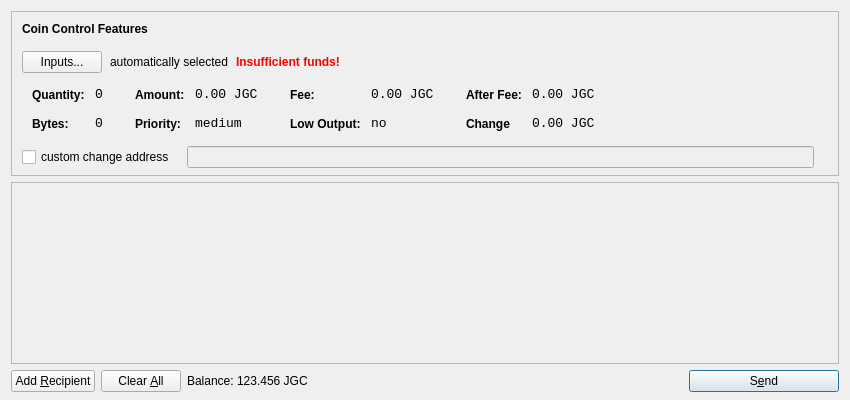
<?xml version="1.0" encoding="UTF-8"?>
<ui version="4.0">
 <class>SendCoinsDialog</class>
 <widget class="QDialog" name="SendCoinsDialog">
  <property name="geometry">
   <rect>
    <x>0</x>
    <y>0</y>
    <width>850</width>
    <height>400</height>
   </rect>
  </property>
  <property name="windowTitle">
   <string>Send Coins</string>
  </property>
  <layout class="QVBoxLayout" name="verticalLayout" stretch="0,1,0">
   <property name="bottomMargin">
    <number>8</number>
   </property>
   <item>
    <widget class="QFrame" name="frameCoinControl">
     <property name="sizePolicy">
      <sizepolicy hsizetype="Expanding" vsizetype="Expanding">
       <horstretch>0</horstretch>
       <verstretch>0</verstretch>
      </sizepolicy>
     </property>
     <property name="maximumSize">
      <size>
       <width>16777215</width>
       <height>16777215</height>
      </size>
     </property>
     <property name="frameShape">
      <enum>QFrame::StyledPanel</enum>
     </property>
     <property name="frameShadow">
      <enum>QFrame::Sunken</enum>
     </property>
     <layout class="QVBoxLayout" name="verticalLayoutCoinControl2">
      <property name="spacing">
       <number>-1</number>
      </property>
      <property name="leftMargin">
       <number>0</number>
      </property>
      <property name="topMargin">
       <number>0</number>
      </property>
      <property name="rightMargin">
       <number>0</number>
      </property>
      <property name="bottomMargin">
       <number>6</number>
      </property>
      <item>
       <layout class="QVBoxLayout" name="verticalLayoutCoinControl" stretch="0,0,0,0,1">
        <property name="spacing">
         <number>0</number>
        </property>
        <property name="leftMargin">
         <number>10</number>
        </property>
        <property name="topMargin">
         <number>10</number>
        </property>
        <item>
         <layout class="QHBoxLayout" name="horizontalLayoutCoinControl1">
          <property name="bottomMargin">
           <number>15</number>
          </property>
          <item>
           <widget class="QLabel" name="labelCoinControlFeatures">
            <property name="sizePolicy">
             <sizepolicy hsizetype="Preferred" vsizetype="Maximum">
              <horstretch>0</horstretch>
              <verstretch>0</verstretch>
             </sizepolicy>
            </property>
            <property name="font">
             <font>
              <weight>75</weight>
              <bold>true</bold>
             </font>
            </property>
            <property name="styleSheet">
             <string notr="true">font-weight:bold;</string>
            </property>
            <property name="text">
             <string>Coin Control Features</string>
            </property>
           </widget>
          </item>
         </layout>
        </item>
        <item>
         <layout class="QHBoxLayout" name="horizontalLayoutCoinControl2" stretch="0,0,0,0">
          <property name="spacing">
           <number>8</number>
          </property>
          <property name="bottomMargin">
           <number>10</number>
          </property>
          <item>
           <widget class="QPushButton" name="pushButtonCoinControl">
            <property name="styleSheet">
             <string notr="true"/>
            </property>
            <property name="text">
             <string>Inputs...</string>
            </property>
           </widget>
          </item>
          <item>
           <widget class="QLabel" name="labelCoinControlAutomaticallySelected">
            <property name="text">
             <string>automatically selected</string>
            </property>
            <property name="margin">
             <number>5</number>
            </property>
           </widget>
          </item>
          <item>
           <widget class="QLabel" name="labelCoinControlInsuffFunds">
            <property name="font">
             <font>
              <weight>75</weight>
              <bold>true</bold>
             </font>
            </property>
            <property name="styleSheet">
             <string notr="true">color:red;font-weight:bold;</string>
            </property>
            <property name="text">
             <string>Insufficient funds!</string>
            </property>
            <property name="margin">
             <number>5</number>
            </property>
           </widget>
          </item>
          <item>
           <spacer name="horizontalSpacerCoinControl">
            <property name="orientation">
             <enum>Qt::Horizontal</enum>
            </property>
            <property name="sizeHint" stdset="0">
             <size>
              <width>40</width>
              <height>1</height>
             </size>
            </property>
           </spacer>
          </item>
         </layout>
        </item>
        <item>
         <widget class="QWidget" name="widgetCoinControl" native="true">
          <property name="sizePolicy">
           <sizepolicy hsizetype="Preferred" vsizetype="Preferred">
            <horstretch>0</horstretch>
            <verstretch>0</verstretch>
           </sizepolicy>
          </property>
          <property name="minimumSize">
           <size>
            <width>0</width>
            <height>0</height>
           </size>
          </property>
          <property name="styleSheet">
           <string notr="true"/>
          </property>
          <layout class="QHBoxLayout" name="horizontalLayoutCoinControl5">
           <property name="margin">
            <number>0</number>
           </property>
           <item>
            <layout class="QHBoxLayout" name="horizontalLayoutCoinControl3" stretch="0,0,0,1">
             <property name="spacing">
              <number>20</number>
             </property>
             <property name="topMargin">
              <number>0</number>
             </property>
             <property name="bottomMargin">
              <number>10</number>
             </property>
             <item>
              <layout class="QFormLayout" name="formLayoutCoinControl1">
               <property name="horizontalSpacing">
                <number>10</number>
               </property>
               <property name="verticalSpacing">
                <number>14</number>
               </property>
               <property name="leftMargin">
                <number>10</number>
               </property>
               <property name="topMargin">
                <number>4</number>
               </property>
               <property name="rightMargin">
                <number>6</number>
               </property>
               <item row="0" column="0">
                <widget class="QLabel" name="labelCoinControlQuantityText">
                 <property name="styleSheet">
                  <string notr="true">font-weight:bold;</string>
                 </property>
                 <property name="text">
                  <string>Quantity:</string>
                 </property>
                 <property name="margin">
                  <number>0</number>
                 </property>
                </widget>
               </item>
               <item row="0" column="1">
                <widget class="QLabel" name="labelCoinControlQuantity">
                 <property name="font">
                  <font>
                   <family>Monospace</family>
                   <pointsize>10</pointsize>
                  </font>
                 </property>
                 <property name="cursor">
                  <cursorShape>IBeamCursor</cursorShape>
                 </property>
                 <property name="contextMenuPolicy">
                  <enum>Qt::ActionsContextMenu</enum>
                 </property>
                 <property name="text">
                  <string>0</string>
                 </property>
                 <property name="margin">
                  <number>0</number>
                 </property>
                 <property name="textInteractionFlags">
                  <set>Qt::LinksAccessibleByMouse|Qt::TextSelectableByKeyboard|Qt::TextSelectableByMouse</set>
                 </property>
                </widget>
               </item>
               <item row="1" column="0">
                <widget class="QLabel" name="labelCoinControlBytesText">
                 <property name="styleSheet">
                  <string notr="true">font-weight:bold;</string>
                 </property>
                 <property name="text">
                  <string>Bytes:</string>
                 </property>
                </widget>
               </item>
               <item row="1" column="1">
                <widget class="QLabel" name="labelCoinControlBytes">
                 <property name="font">
                  <font>
                   <family>Monospace</family>
                   <pointsize>10</pointsize>
                  </font>
                 </property>
                 <property name="cursor">
                  <cursorShape>IBeamCursor</cursorShape>
                 </property>
                 <property name="contextMenuPolicy">
                  <enum>Qt::ActionsContextMenu</enum>
                 </property>
                 <property name="text">
                  <string>0</string>
                 </property>
                 <property name="textInteractionFlags">
                  <set>Qt::LinksAccessibleByMouse|Qt::TextSelectableByKeyboard|Qt::TextSelectableByMouse</set>
                 </property>
                </widget>
               </item>
              </layout>
             </item>
             <item>
              <layout class="QFormLayout" name="formLayoutCoinControl2">
               <property name="horizontalSpacing">
                <number>10</number>
               </property>
               <property name="verticalSpacing">
                <number>14</number>
               </property>
               <property name="leftMargin">
                <number>6</number>
               </property>
               <property name="topMargin">
                <number>4</number>
               </property>
               <property name="rightMargin">
                <number>6</number>
               </property>
               <item row="0" column="0">
                <widget class="QLabel" name="labelCoinControlAmountText">
                 <property name="styleSheet">
                  <string notr="true">font-weight:bold;</string>
                 </property>
                 <property name="text">
                  <string>Amount:</string>
                 </property>
                 <property name="margin">
                  <number>0</number>
                 </property>
                </widget>
               </item>
               <item row="0" column="1">
                <widget class="QLabel" name="labelCoinControlAmount">
                 <property name="font">
                  <font>
                   <family>Monospace</family>
                   <pointsize>10</pointsize>
                  </font>
                 </property>
                 <property name="cursor">
                  <cursorShape>IBeamCursor</cursorShape>
                 </property>
                 <property name="contextMenuPolicy">
                  <enum>Qt::ActionsContextMenu</enum>
                 </property>
                 <property name="text">
                  <string>0.00 JGC</string>
                 </property>
                 <property name="textInteractionFlags">
                  <set>Qt::LinksAccessibleByMouse|Qt::TextSelectableByKeyboard|Qt::TextSelectableByMouse</set>
                 </property>
                </widget>
               </item>
               <item row="1" column="0">
                <widget class="QLabel" name="labelCoinControlPriorityText">
                 <property name="styleSheet">
                  <string notr="true">font-weight:bold;</string>
                 </property>
                 <property name="text">
                  <string>Priority:</string>
                 </property>
                </widget>
               </item>
               <item row="1" column="1">
                <widget class="QLabel" name="labelCoinControlPriority">
                 <property name="font">
                  <font>
                   <family>Monospace</family>
                   <pointsize>10</pointsize>
                  </font>
                 </property>
                 <property name="cursor">
                  <cursorShape>IBeamCursor</cursorShape>
                 </property>
                 <property name="contextMenuPolicy">
                  <enum>Qt::ActionsContextMenu</enum>
                 </property>
                 <property name="text">
                  <string>medium</string>
                 </property>
                 <property name="textInteractionFlags">
                  <set>Qt::LinksAccessibleByMouse|Qt::TextSelectableByKeyboard|Qt::TextSelectableByMouse</set>
                 </property>
                </widget>
               </item>
              </layout>
             </item>
             <item>
              <layout class="QFormLayout" name="formLayoutCoinControl3">
               <property name="horizontalSpacing">
                <number>10</number>
               </property>
               <property name="verticalSpacing">
                <number>14</number>
               </property>
               <property name="leftMargin">
                <number>6</number>
               </property>
               <property name="topMargin">
                <number>4</number>
               </property>
               <property name="rightMargin">
                <number>6</number>
               </property>
               <item row="0" column="0">
                <widget class="QLabel" name="labelCoinControlFeeText">
                 <property name="styleSheet">
                  <string notr="true">font-weight:bold;</string>
                 </property>
                 <property name="text">
                  <string>Fee:</string>
                 </property>
                 <property name="margin">
                  <number>0</number>
                 </property>
                </widget>
               </item>
               <item row="0" column="1">
                <widget class="QLabel" name="labelCoinControlFee">
                 <property name="font">
                  <font>
                   <family>Monospace</family>
                   <pointsize>10</pointsize>
                  </font>
                 </property>
                 <property name="cursor">
                  <cursorShape>IBeamCursor</cursorShape>
                 </property>
                 <property name="contextMenuPolicy">
                  <enum>Qt::ActionsContextMenu</enum>
                 </property>
                 <property name="text">
                  <string>0.00 JGC</string>
                 </property>
                 <property name="textInteractionFlags">
                  <set>Qt::LinksAccessibleByMouse|Qt::TextSelectableByKeyboard|Qt::TextSelectableByMouse</set>
                 </property>
                </widget>
               </item>
               <item row="1" column="0">
                <widget class="QLabel" name="labelCoinControlLowOutputText">
                 <property name="styleSheet">
                  <string notr="true">font-weight:bold;</string>
                 </property>
                 <property name="text">
                  <string>Low Output:</string>
                 </property>
                </widget>
               </item>
               <item row="1" column="1">
                <widget class="QLabel" name="labelCoinControlLowOutput">
                 <property name="font">
                  <font>
                   <family>Monospace</family>
                   <pointsize>10</pointsize>
                  </font>
                 </property>
                 <property name="cursor">
                  <cursorShape>IBeamCursor</cursorShape>
                 </property>
                 <property name="contextMenuPolicy">
                  <enum>Qt::ActionsContextMenu</enum>
                 </property>
                 <property name="text">
                  <string>no</string>
                 </property>
                 <property name="textInteractionFlags">
                  <set>Qt::LinksAccessibleByMouse|Qt::TextSelectableByKeyboard|Qt::TextSelectableByMouse</set>
                 </property>
                </widget>
               </item>
              </layout>
             </item>
             <item>
              <layout class="QFormLayout" name="formLayoutCoinControl4">
               <property name="horizontalSpacing">
                <number>10</number>
               </property>
               <property name="verticalSpacing">
                <number>14</number>
               </property>
               <property name="leftMargin">
                <number>6</number>
               </property>
               <property name="topMargin">
                <number>4</number>
               </property>
               <property name="rightMargin">
                <number>6</number>
               </property>
               <item row="0" column="0">
                <widget class="QLabel" name="labelCoinControlAfterFeeText">
                 <property name="styleSheet">
                  <string notr="true">font-weight:bold;</string>
                 </property>
                 <property name="text">
                  <string>After Fee:</string>
                 </property>
                 <property name="margin">
                  <number>0</number>
                 </property>
                </widget>
               </item>
               <item row="0" column="1">
                <widget class="QLabel" name="labelCoinControlAfterFee">
                 <property name="font">
                  <font>
                   <family>Monospace</family>
                   <pointsize>10</pointsize>
                  </font>
                 </property>
                 <property name="cursor">
                  <cursorShape>IBeamCursor</cursorShape>
                 </property>
                 <property name="contextMenuPolicy">
                  <enum>Qt::ActionsContextMenu</enum>
                 </property>
                 <property name="text">
                  <string>0.00 JGC</string>
                 </property>
                 <property name="textInteractionFlags">
                  <set>Qt::LinksAccessibleByMouse|Qt::TextSelectableByKeyboard|Qt::TextSelectableByMouse</set>
                 </property>
                </widget>
               </item>
               <item row="1" column="0">
                <widget class="QLabel" name="labelCoinControlChangeText">
                 <property name="styleSheet">
                  <string notr="true">font-weight:bold;</string>
                 </property>
                 <property name="text">
                  <string>Change</string>
                 </property>
                </widget>
               </item>
               <item row="1" column="1">
                <widget class="QLabel" name="labelCoinControlChange">
                 <property name="font">
                  <font>
                   <family>Monospace</family>
                   <pointsize>10</pointsize>
                  </font>
                 </property>
                 <property name="cursor">
                  <cursorShape>IBeamCursor</cursorShape>
                 </property>
                 <property name="contextMenuPolicy">
                  <enum>Qt::ActionsContextMenu</enum>
                 </property>
                 <property name="text">
                  <string>0.00 JGC</string>
                 </property>
                 <property name="textInteractionFlags">
                  <set>Qt::LinksAccessibleByMouse|Qt::TextSelectableByKeyboard|Qt::TextSelectableByMouse</set>
                 </property>
                </widget>
               </item>
              </layout>
             </item>
            </layout>
           </item>
          </layout>
         </widget>
        </item>
        <item>
         <layout class="QHBoxLayout" name="horizontalLayoutCoinControl4" stretch="0,0,0">
          <property name="spacing">
           <number>12</number>
          </property>
          <property name="sizeConstraint">
           <enum>QLayout::SetDefaultConstraint</enum>
          </property>
          <property name="topMargin">
           <number>5</number>
          </property>
          <property name="rightMargin">
           <number>5</number>
          </property>
          <item>
           <widget class="QCheckBox" name="checkBoxCoinControlChange">
            <property name="text">
             <string>custom change address</string>
            </property>
           </widget>
          </item>
          <item>
           <widget class="QLineEdit" name="lineEditCoinControlChange">
            <property name="enabled">
             <bool>false</bool>
            </property>
            <property name="sizePolicy">
             <sizepolicy hsizetype="Expanding" vsizetype="Fixed">
              <horstretch>0</horstretch>
              <verstretch>0</verstretch>
             </sizepolicy>
            </property>
           </widget>
          </item>
          <item>
           <widget class="QLabel" name="labelCoinControlChangeLabel">
            <property name="sizePolicy">
             <sizepolicy hsizetype="Preferred" vsizetype="Expanding">
              <horstretch>0</horstretch>
              <verstretch>0</verstretch>
             </sizepolicy>
            </property>
            <property name="minimumSize">
             <size>
              <width>0</width>
              <height>0</height>
             </size>
            </property>
            <property name="text">
             <string/>
            </property>
            <property name="margin">
             <number>3</number>
            </property>
           </widget>
          </item>
         </layout>
        </item>
        <item>
         <spacer name="verticalSpacerCoinControl">
          <property name="orientation">
           <enum>Qt::Vertical</enum>
          </property>
          <property name="sizeHint" stdset="0">
           <size>
            <width>800</width>
            <height>1</height>
           </size>
          </property>
         </spacer>
        </item>
       </layout>
      </item>
     </layout>
    </widget>
   </item>
   <item>
    <widget class="QScrollArea" name="scrollArea">
     <property name="widgetResizable">
      <bool>true</bool>
     </property>
     <widget class="QWidget" name="scrollAreaWidgetContents">
      <property name="geometry">
       <rect>
        <x>0</x>
        <y>0</y>
        <width>830</width>
        <height>165</height>
       </rect>
      </property>
      <layout class="QVBoxLayout" name="verticalLayout_2">
       <property name="margin">
        <number>0</number>
       </property>
       <item>
        <layout class="QVBoxLayout" name="entries">
         <property name="spacing">
          <number>6</number>
         </property>
        </layout>
       </item>
       <item>
        <spacer name="verticalSpacer">
         <property name="orientation">
          <enum>Qt::Vertical</enum>
         </property>
         <property name="sizeHint" stdset="0">
          <size>
           <width>20</width>
           <height>40</height>
          </size>
         </property>
        </spacer>
       </item>
      </layout>
     </widget>
    </widget>
   </item>
   <item>
    <layout class="QHBoxLayout" name="horizontalLayout">
     <item>
      <widget class="QPushButton" name="addButton">
       <property name="toolTip">
        <string>Send to multiple recipients at once</string>
       </property>
       <property name="text">
        <string>Add &amp;Recipient</string>
       </property>
       <property name="autoDefault">
        <bool>false</bool>
       </property>
      </widget>
     </item>
     <item>
      <widget class="QPushButton" name="clearButton">
       <property name="sizePolicy">
        <sizepolicy hsizetype="Minimum" vsizetype="Fixed">
         <horstretch>0</horstretch>
         <verstretch>0</verstretch>
        </sizepolicy>
       </property>
       <property name="toolTip">
        <string>Remove all transaction fields</string>
       </property>
       <property name="text">
        <string>Clear &amp;All</string>
       </property>
       <property name="autoRepeatDelay">
        <number>300</number>
       </property>
       <property name="autoDefault">
        <bool>false</bool>
       </property>
      </widget>
     </item>
     <item>
      <layout class="QHBoxLayout" name="horizontalLayout_2">
       <property name="spacing">
        <number>3</number>
       </property>
       <item>
        <widget class="QLabel" name="label">
         <property name="sizePolicy">
          <sizepolicy hsizetype="Preferred" vsizetype="Fixed">
           <horstretch>0</horstretch>
           <verstretch>0</verstretch>
          </sizepolicy>
         </property>
         <property name="text">
          <string>Balance:</string>
         </property>
        </widget>
       </item>
       <item>
        <widget class="QLabel" name="labelBalance">
         <property name="sizePolicy">
          <sizepolicy hsizetype="Preferred" vsizetype="Fixed">
           <horstretch>0</horstretch>
           <verstretch>0</verstretch>
          </sizepolicy>
         </property>
         <property name="cursor">
          <cursorShape>IBeamCursor</cursorShape>
         </property>
         <property name="text">
          <string>123.456 JGC</string>
         </property>
         <property name="textInteractionFlags">
          <set>Qt::LinksAccessibleByMouse|Qt::TextSelectableByKeyboard|Qt::TextSelectableByMouse</set>
         </property>
        </widget>
       </item>
      </layout>
     </item>
     <item>
      <spacer name="horizontalSpacer">
       <property name="orientation">
        <enum>Qt::Horizontal</enum>
       </property>
       <property name="sizeHint" stdset="0">
        <size>
         <width>40</width>
         <height>20</height>
        </size>
       </property>
      </spacer>
     </item>
     <item>
      <widget class="QPushButton" name="sendButton">
       <property name="minimumSize">
        <size>
         <width>150</width>
         <height>0</height>
        </size>
       </property>
       <property name="toolTip">
        <string>Confirm the send action</string>
       </property>
       <property name="text">
        <string>S&amp;end</string>
       </property>
       <property name="icon">
        <iconset resource="../bitcoin.qrc">
         <normaloff>:/icons/send</normaloff>:/icons/send</iconset>
       </property>
       <property name="default">
        <bool>true</bool>
       </property>
      </widget>
     </item>
    </layout>
   </item>
  </layout>
 </widget>
 <resources>
  <include location="../bitcoin.qrc"/>
 </resources>
 <connections/>
</ui>
